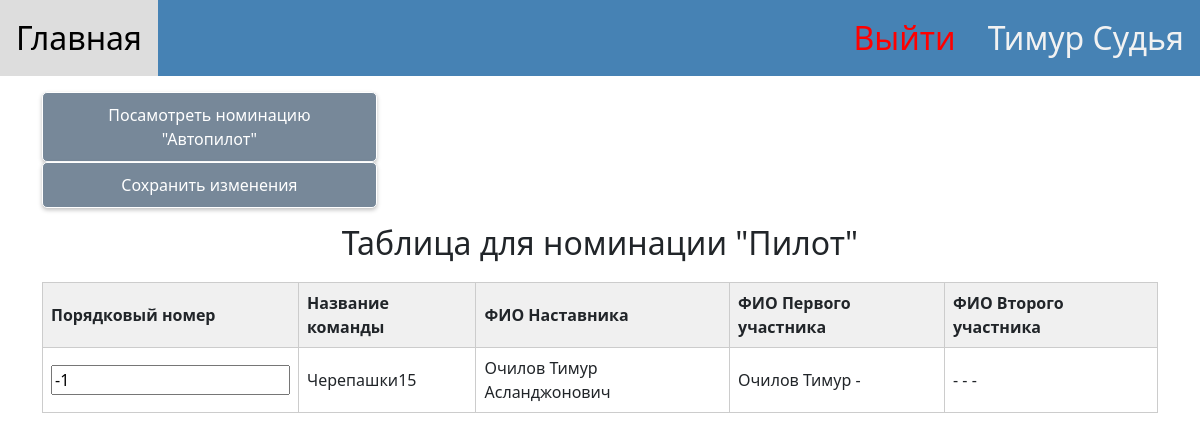
/redact_random_queue/14/pilot (signed in), run on an earlier commit of the app's database.
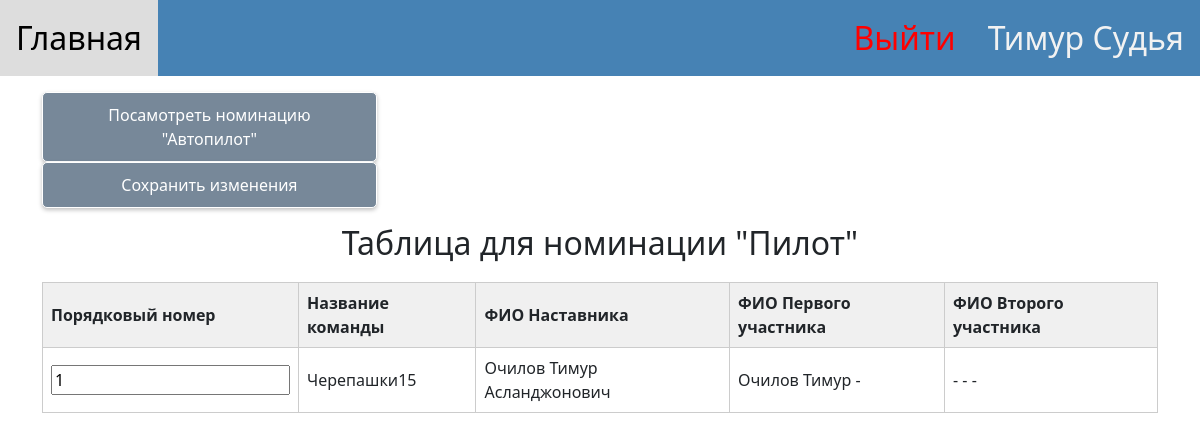
And on a later commit of the database.
### for_work_with_database/class_db_team.py (models this page shows)
class TeamDB(SqlAlchemyBase):
    __tablename__ = 'teams'
    id = sqlalchemy.Column(sqlalchemy.Integer, primary_key=True, autoincrement=True)
    name_command = sqlalchemy.Column(sqlalchemy.String)
    name_of_organization = sqlalchemy.Column(sqlalchemy.String)
    first_score = sqlalchemy.Column(sqlalchemy.Text)
    second_score = sqlalchemy.Column(sqlalchemy.Text)
    nomination = sqlalchemy.Column(sqlalchemy.Integer)
    competition_id = sqlalchemy.Column(sqlalchemy.Integer)
    manager = sqlalchemy.Column(sqlalchemy.String)
    number_phone_of_manager = sqlalchemy.Column(sqlalchemy.String)
    email_of_manager = sqlalchemy.Column(sqlalchemy.String)
    name_first_member = sqlalchemy.Column(sqlalchemy.String)
    last_name_first_member = sqlalchemy.Column(sqlalchemy.String)
    middle_name_first_member = sqlalchemy.Column(sqlalchemy.String)
    date_birthday_first_member = sqlalchemy.Column(sqlalchemy.String)
    certificate_PFDO_first_member = sqlalchemy.Column(sqlalchemy.String)
    name_second_member = sqlalchemy.Column(sqlalchemy.String)
    middle_name_second_member = sqlalchemy.Column(sqlalchemy.String)
    last_name_second_member = sqlalchemy.Column(sqlalchemy.String)
    date_birthday_second_member = sqlalchemy.Column(sqlalchemy.String)
    certificate_PFDO_second_member = sqlalchemy.Column(sqlalchemy.String)
    final_top = sqlalchemy.Column(sqlalchemy.Integer)
    final_score = sqlalchemy.Column(sqlalchemy.Integer)
    random_queue = sqlalchemy.Column(sqlalchemy.Integer)
    time_of_first_race = sqlalchemy.Column(sqlalchemy.Integer)
    time_of_second_race = sqlalchemy.Column(sqlalchemy.Integer)
    list_logs_score_of_first_race = sqlalchemy.Column(sqlalchemy.Text)
    list_logs_score_of_second_race = sqlalchemy.Column(sqlalchemy.Text)

### main.py (the view, shortened to what this page needs)
@app.route("/redact_random_queue/<int:competition_id>/<string:nomination>", methods=["POST", "GET"])
@limiter.limit(REQUESTS_TIME)
def redact_random_queue(competition_id, nomination):
    if not current_user.is_authenticated:
        return redirect("/")
    if current_user.role_id == 1:
        return redirect("/")
    sess = db_session.create_session()
    print(find_nominatation_id_by_name(nomination), type(find_nominatation_id_by_name(nomination)))
    teams = sess.query(TeamDB).filter(TeamDB.competition_id == competition_id,
                                      TeamDB.nomination == find_nominatation_id_by_name(nomination)).all()
    for i in teams:
        print(i.nomination)
    if request.method == "GET":
        return render_template("redact_random_queue.html", teams=teams, is_error=False, competition_id=competition_id,
                               nomination_show=find_nominatation_name_by_id(find_nominatation_id_by_name(nomination)))

### for_work_with_database/db_session.py (called while the page is built)
def create_session() -> Session:
    global __factory
    return __factory()

### main.py (called while the page is built)
@login_manager.user_loader
def load_user(user_id):
    db_sess = db_session.create_session()
    return db_sess.query(User).get(user_id)

def find_nominatation_id_by_name(name_of_nomination):
    if name_of_nomination == "pilot":
        return 1
    return 2

def find_nominatation_name_by_id(name_of_nomination):
    if name_of_nomination == 1:
        return "Пилот"
    return "Автопилот"

### templates/redact_random_queue.html (shortened to what this page needs)
{% extends "base.html" %}
{% block content %}
<body>
<p align="center">
<div>
    {% if nomination_show == "Пилот" %}
    <a href="/redact_random_queue/{{competition_id}}/autopilot">
        <button class="green_button" type="button" style="width: 30%">Посaмотреть номинацию "Автопилот"</button></a>
    {% else %}
    <a href="/redact_random_queue/{{competition_id}}/pilot">
        <button class="green_button" type="button" style="width: 30%">Посмотреть номинацию "Пилот"</button></a>
    {% endif %}
</div>
<div>
    <button class="green_button" type="submit" form="form_for_redact_random_queue" style="width: 30%;">Сохранить изменения</button>
</div>
</p>
<h2 align="center">Таблица для номинации "{{ nomination_show }}"</h2>
<form id="form_for_redact_random_queue" method="POST">
<table>
    <thead>
    <tr>
        <th>Порядковый номер</th>
        <th>Название команды</th>
        <th>ФИО Наставника</th>
        <th>ФИО Первого участника</th>
        <th>ФИО Второго участника</th>
    </tr>
    </thead>
    <tbody>
        {% for team in teams %}
            <tr>
                {% if is_error %}
                    <td><input value="{{dict_of_last_values[str(team.id)]}}" type="text" name="{{team.id}}" id="{{team.id}}" form="form_for_redact_random_queue"></td>
                {% else %}
                    <td><input value="{{team.random_queue}}" type="text" name="{{team.id}}" id="{{team.id}}" form="form_for_redact_random_queue"></td>
                {% endif %}
                <td>{{team.name_command}}</td>
                <td>{{team.manager}}</td>
                <td>{{team.last_name_first_member}} {{team.name_first_member}} {{team.middle_name_first_member}}</td>
                <td>{{team.last_name_second_member}} {{team.name_second_member}} {{team.middle_name_second_member}}</td>
            </tr>
        {% endfor %}
    </tbody>
</table>
<head>
</head>
</html>
{% endblock %}

What changed in the data, as far as the page shows it:
changed TeamDB "Черепашки15": random_queue "-1" → "1"
